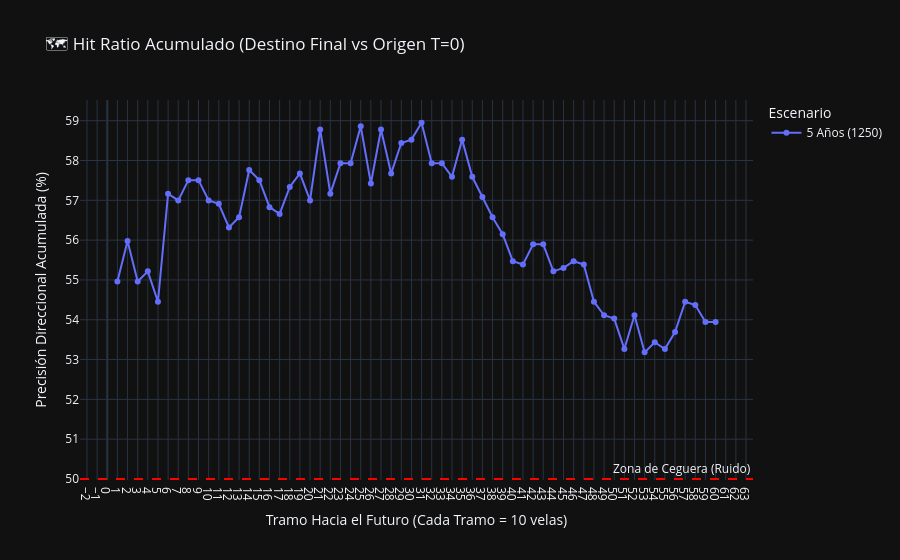

Notebook cell for this chart:
### Markdown cell above
### 🗺️ Módulo 3.5: Hit Ratio Acumulado (Perspectiva Macro vs T=0)
A diferencia del Hit Local (que puede caer por reversión a la media), esta métrica responde a la pregunta: *¿El precio final del tramo N terminó en la misma dirección general (respecto al punto de partida $t=0$) que predijo SINDy?*

### Code cell
if not df_clean.empty and 'CumHit_B1' in df_clean.columns:
    cum_hit_cols = [f'CumHit_B{i}' for i in range(1, 61)]
    
    # Promedio global según el Escenario (Periodo + Intervalo)
    cum_decay_df = df_clean.groupby('Escenario')[cum_hit_cols].mean().reset_index()
    
    # Transponer los datos (Melt)
    cum_decay_melted = pd.melt(cum_decay_df, id_vars=['Escenario'], value_vars=cum_hit_cols, 
                           var_name='Bloque_Futuro', value_name='CumHit_Ratio')
    
    # Extraer el número de Tramo para el Eje X
    cum_decay_melted['CumHit_Ratio'] = cum_decay_melted['CumHit_Ratio'] * 100
    cum_decay_melted['Tramo_Futuro'] = cum_decay_melted['Bloque_Futuro'].str.extract(r'(\d+)').astype(int)
    
    fig = px.line(cum_decay_melted, x='Tramo_Futuro', y='CumHit_Ratio', color='Escenario', markers=True,
                  title="🗺️ Hit Ratio Acumulado (Destino Final vs Origen T=0)",
                  labels={'Tramo_Futuro': 'Tramo Hacia el Futuro (Cada Tramo = 10 velas)', 'CumHit_Ratio': 'Precisión Direccional Acumulada (%)'})
    
    fig.add_hline(y=50, line_dash="dash", line_color="red", annotation_text="Zona de Ceguera (Ruido)")
    fig.update_xaxes(dtick=1) # Mostrar todos los números del 1 al 15 en el eje X
    fig.update_layout(template='plotly_dark')
    fig.show()
elif not df_clean.empty:
    print("⚠️ La base de datos actual no contiene las columnas 'CumHit_B'. Por favor vuelve a generar la base de datos ejecutando el simulador (Notebook 1B).")

### Figure 1 — Plotly figure (JSON) as saved in the notebook; plotly's stock layout.template omitted (floating-point values rounded to 4 significant figures)
{"data": [{"hovertemplate": "Escenario=5 Años (1250)<br>Tramo Hacia el Futuro (Cada Tramo = 10 velas)=%{x}<br>Precisión Direccional Acumulada (%)=%{y}<extra></extra>", "legendgroup": "5 Años (1250)", "line": {"color": "#636efa", "dash": "solid"}, "marker": {"symbol": "circle"}, "mode": "lines+markers", "name": "5 Años (1250)", "orientation": "v", "showlegend": true, "type": "scatter", "x": [1, 2, 3, 4, 5, 6, 7, 8, 9, 10, 11, 12, 13, 14, 15, 16, 17, 18, 19, 20, 21, 22, 23, 24, 25, 26, 27, 28, 29, 30, 31, 32, 33, 34, 35, 36, 37, 38, 39, 40, 41, 42, 43, 44, 45, 46, 47, 48, 49, 50, 51, 52, 53, 54, 55, 56, 57, 58, 59, 60], "xaxis": "x", "y": [54.96, 55.98, 54.96, 55.22, 54.45, 57.17, 57.0, 57.51, 57.51, 57.0, 56.91, 56.32, 56.57, 57.76, 57.51, 56.83, 56.66, 57.34, 57.68, 57.0, 58.78, 57.17, 57.93, 57.93, 58.86, 57.42, 58.78, 57.68, 58.44, 58.52, 58.95, 57.93, 57.93, 57.59, 58.52, 57.59, 57.08, 56.57, 56.15, 55.47, 55.39, 55.89, 55.89, 55.22, 55.3, 55.47, 55.39, 54.45, 54.11, 54.03, 53.27, 54.11, 53.18, 53.44, 53.27, 53.69, 54.45, 54.37, 53.94, 53.94], "yaxis": "y"}], "layout": {"annotations": [{"showarrow": false, "text": "Zona de Ceguera (Ruido)", "x": 1, "xanchor": "right", "xref": "x domain", "y": 50, "yanchor": "bottom", "yref": "y"}], "legend": {"title": {"text": "Escenario"}, "tracegroupgap": 0}, "shapes": [{"line": {"color": "red", "dash": "dash"}, "type": "line", "x0": 0, "x1": 1, "xref": "x domain", "y0": 50, "y1": 50, "yref": "y"}], "title": {"text": "🗺️ Hit Ratio Acumulado (Destino Final vs Origen T=0)"}, "xaxis": {"anchor": "y", "domain": [0, 1], "dtick": 1, "title": {"text": "Tramo Hacia el Futuro (Cada Tramo = 10 velas)"}}, "yaxis": {"anchor": "x", "domain": [0, 1], "title": {"text": "Precisión Direccional Acumulada (%)"}}}}
